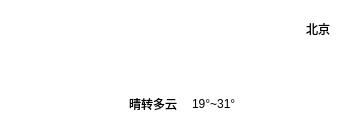
    <widget class="QWidget" name="widget_3" native="true">
     <property name="geometry">
      <rect>
       <x>10</x>
       <y>70</y>
       <width>341</width>
       <height>121</height>
      </rect>
     </property>
     <property name="styleSheet">
      <string notr="true">background-color: rgba(157, 133, 255, 0);
border-radius: 15px</string>
     </property>
     <layout class="QHBoxLayout" name="horizontalLayout_3">
      <property name="spacing">
       <number>8</number>
      </property>
      <item>
       <widget class="QLabel" name="lblTypeIcon">
        <property name="minimumSize">
         <size>
          <width>110</width>
          <height>110</height>
         </size>
        </property>
        <property name="maximumSize">
         <size>
          <width>110</width>
          <height>110</height>
         </size>
        </property>
        <property name="styleSheet">
         <string notr="true">background-color: rgba(255, 255, 255, 0);</string>
        </property>
        <property name="text">
         <string/>
        </property>
        <property name="pixmap">
         <pixmap resource="mainWindow.qrc">:/res/type/DuoYun.png</pixmap>
        </property>
        <property name="scaledContents">
         <bool>true</bool>
        </property>
        <property name="alignment">
         <set>Qt::AlignCenter</set>
        </property>
       </widget>
      </item>
      <item>
       <layout class="QVBoxLayout" name="verticalLayout_2">
        <property name="spacing">
         <number>0</number>
        </property>
        <item>
         <layout class="QHBoxLayout" name="horizontalLayout_2">
          <item>
           <widget class="QLabel" name="lblTemp">
            <property name="font">
             <font>
              <family>Arial</family>
              <pointsize>50</pointsize>
              <italic>false</italic>
              <bold>false</bold>
             </font>
            </property>
            <property name="styleSheet">
             <string notr="true">color: rgb(255, 255, 255);
font: 50pt &quot;Arial&quot;;
background-color: rgba(0, 255, 255, 0);</string>
            </property>
            <property name="text">
             <string>29°</string>
            </property>
            <property name="scaledContents">
             <bool>true</bool>
            </property>
            <property name="alignment">
             <set>Qt::AlignCenter</set>
            </property>
           </widget>
          </item>
          <item>
           <spacer name="horizontalSpacer_2">
            <property name="orientation">
             <enum>Qt::Horizontal</enum>
            </property>
            <property name="sizeHint" stdset="0">
             <size>
              <width>40</width>
              <height>20</height>
             </size>
            </property>
           </spacer>
          </item>
          <item>
           <layout class="QVBoxLayout" name="verticalLayout">
            <property name="topMargin">
             <number>0</number>
            </property>
            <property name="bottomMargin">
             <number>40</number>
            </property>
            <item>
             <widget class="QLabel" name="lblCity">
              <property name="styleSheet">
               <string notr="true">font: 12pt &quot;Microsoft YaHei UI&quot;;
background-color: rgba(255, 255, 255,0);</string>
              </property>
              <property name="text">
               <string>北京</string>
              </property>
              <property name="alignment">
               <set>Qt::AlignRight|Qt::AlignTrailing|Qt::AlignVCenter</set>
              </property>
             </widget>
            </item>
           </layout>
          </item>
         </layout>
        </item>
        <item>
         <layout class="QHBoxLayout" name="horizontalLayout">
          <property name="spacing">
           <number>6</number>
          </property>
          <property name="sizeConstraint">
           <enum>QLayout::SetDefaultConstraint</enum>
          </property>
          <item>
           <widget class="QLabel" name="lblType">
            <property name="sizePolicy">
             <sizepolicy hsizetype="Preferred" vsizetype="Preferred">
              <horstretch>0</horstretch>
              <verstretch>0</verstretch>
             </sizepolicy>
            </property>
            <property name="styleSheet">
             <string notr="true">background-color: rgba(255, 255, 255,0);
font: 12pt &quot;微软雅黑&quot;;</string>
            </property>
            <property name="text">
             <string>晴转多云</string>
            </property>
            <property name="scaledContents">
             <bool>true</bool>
            </property>
            <property name="alignment">
             <set>Qt::AlignLeading|Qt::AlignLeft|Qt::AlignVCenter</set>
            </property>
           </widget>
          </item>
          <item>
           <widget class="Line" name="line">
            <property name="minimumSize">
             <size>
              <width>0</width>
              <height>15</height>
             </size>
            </property>
            <property name="maximumSize">
             <size>
              <width>16777215</width>
              <height>15</height>
             </size>
            </property>
            <property name="styleSheet">
             <string notr="true">color: rgb(255, 0, 0);</string>
            </property>
            <property name="orientation">
             <enum>Qt::Vertical</enum>
            </property>
           </widget>
          </item>
          <item>
           <widget class="QLabel" name="lblLowHigh">
            <property name="styleSheet">
             <string notr="true">background-color: rgba(255, 255, 255,0);
font: 12pt &quot;微软雅黑&quot;;</string>
            </property>
            <property name="text">
             <string>19°~31°</string>
            </property>
            <property name="alignment">
             <set>Qt::AlignLeading|Qt::AlignLeft|Qt::AlignVCenter</set>
            </property>
           </widget>
          </item>
          <item>
           <spacer name="horizontalSpacer">
            <property name="orientation">
             <enum>Qt::Horizontal</enum>
            </property>
            <property name="sizeHint" stdset="0">
             <size>
              <width>40</width>
              <height>20</height>
             </size>
            </property>
           </spacer>
          </item>
         </layout>
        </item>
       </layout>
      </item>
     </layout>
    </widget>
